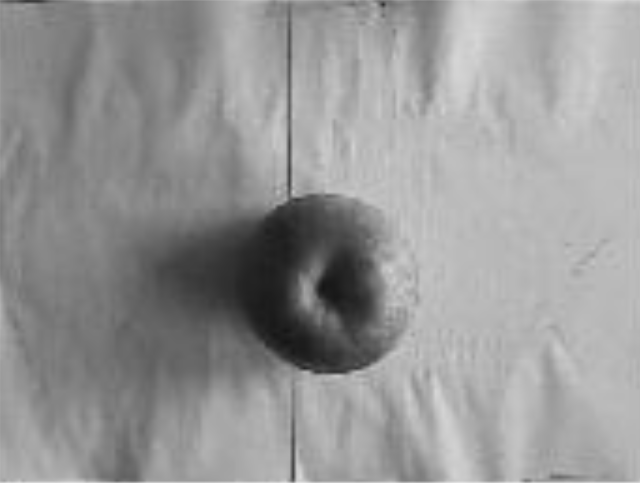
#> input picture 4/apple.bmp, 640 x 483 px
$ python sourcecode.py
#> lines starting #> are read from the running program, lines starting #| are printed output that depends on the picture
#import Image, ImageDraw. ImageDraw is used to change the gray value
from PIL import Image, ImageDraw
#function Operation(): it is used to calculate the result of image equalization formula
#-------------------------------------------------------------------------------
def Operation(cdf, cdfmin, M, N, L):
    return round((cdf - cdfmin)/(M * N - cdfmin) * (L - 1))
#-------------------------------------------------------------------------------
#main program
#open image
str = input("please input the name of file(local file only!): ")
#> the answer given: apple.bmp
if(str != "girl.bmp" and str != "apple.bmp"):
    print("Ooops! There isn't such file! STOP!!")
else:
    print("Please wait...")
    im = Image.open(str)
#> im is the input picture: PIL image 640x483 RGB; min 21, max 227, mean 150.6
    #convert the mode of image from RGB into L, since the given instances are RGB-based image.
    im = im.convert("L")
#> im: PIL image 640x483 L
    #create an empty list to store the occuring time of every gray value
    li = []
    #distribute 256 spaces. position i will store the number of pixels whose gray values are equal to i
    for i in range(0,256):
        li.append(0)
    #get width and height(M&N)with a tuple
    (width, height) = im.size
#> width = 640; height = 483
    #draw is an oval, through which we can modify the image content
    draw = ImageDraw.Draw(im)
    #Traverse the image matrix(O(N^2)), calculate the frequency of each grayscale value and stored in the list
    print("Reading the image...", end = "")
    for i in range(im.size[1]):
        for j in range(im.size[0]):
            gray = im.getpixel((j,i))
            li[gray] += 1
#> after the loop, li = 256 values, max 10152 at index 185, min 0 at index 0, mean 1207.5
    #calculate the cumulative distributions by adding all the frequencies one by one
    for i in range(1, 256):
        li[i] = li[i] + li[i - 1]
#> after the loop, li = 256 values from 0 to 309120
    #find the smaller cumulative distribution except for zero
    ri = 0
    while li[ri] == 0:
        ri += 1
#> this loop made 21 passes
#> after the loop, ri = 21
    cdfmin = li[ri]
#> cdfmin = 8
    print("Finish")
    #Traverse the image matrix and change the gray value with function draw.point() one by one
    #it may take times
    print("Processing the image...",end = "")
    for i in range(im.size[1]):
        for j in range(im.size[0]):
            gray = im.getpixel((j, i))
            draw.point((j, i),fill = Operation(li[gray], cdfmin, width, height, 256))
    print("Finish")
    #save the image
    im.save("result.bmp")
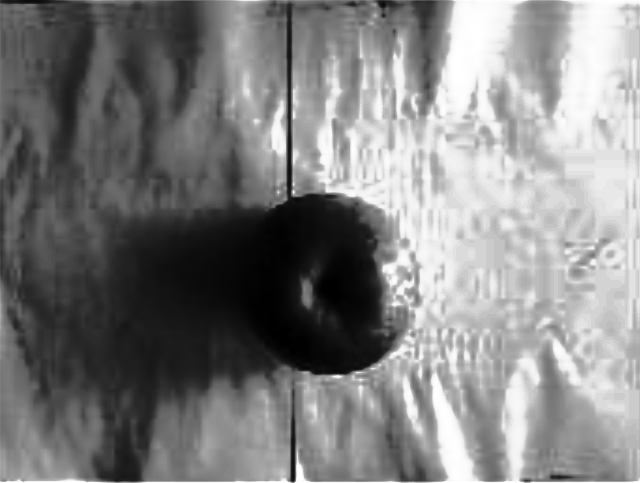
#> saved as result.bmp: PIL image 640x483 L; min 0, max 255, mean 129
    print("______ALL DONE______")
    im.show()
